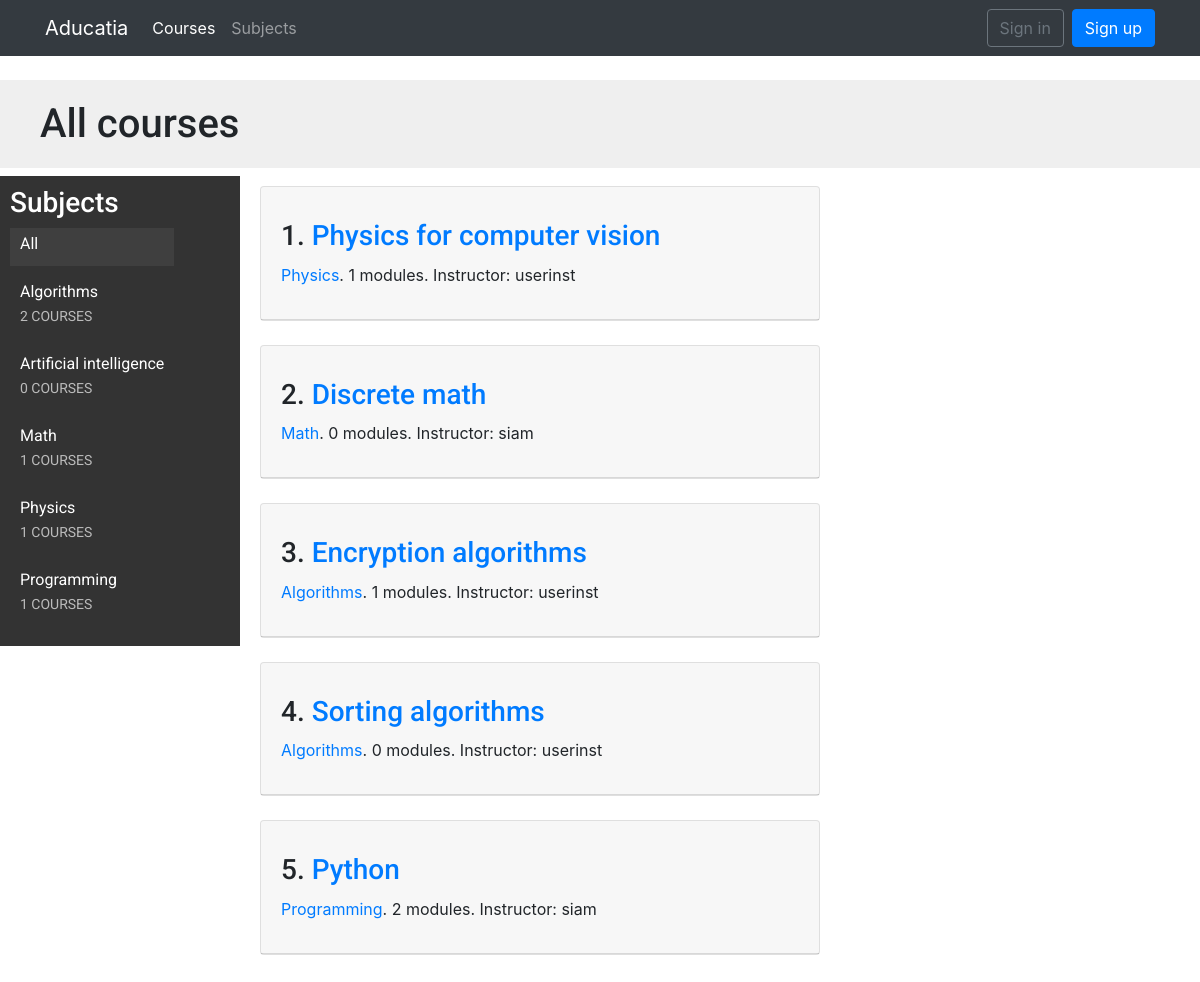
Page /courses/ on the committed database.
### courses/models.py (models this page shows, shortened)
class Subject(models.Model):
    title = models.CharField(max_length=200)
    slug = models.SlugField(max_length=200, unique=True)
    class Meta:
        ordering = ['title']
    def __str__(self):
        return self.title

class Course(models.Model):
    owner = models.ForeignKey(User,
                    related_name='courses_created',
                    on_delete=models.CASCADE)
    subject = models.ForeignKey(Subject, related_name='courses',
                        on_delete=models.CASCADE)
    title = models.CharField(max_length=200)
    slug = models.SlugField(max_length=200, unique=True)
    overview = models.TextField()
    created = models.DateTimeField(auto_now_add=True)
    students = models.ManyToManyField(User,
                                      related_name='courses_joined',
                                      blank=True)
    class Meta:
        ordering = ['-created']

### courses/views.py (the view)
# urls.py: path('courses/', CourseListView.as_view(), name='course_list'),
class CourseListView(TemplateResponseMixin, View):
    model = Course
    template_name = 'courses/course/list.html'
    def get(self, request, subject=None):
        subjects = Subject.objects.annotate(
                            total_courses=Count('courses'))
        courses = Course.objects.annotate(
                            total_modules=Count('modules'))
        if subject:
            subject = get_object_or_404(Subject, slug=subject)
            courses = courses.filter(subject=subject)
        return self.render_to_response({'subjects': subjects,
                                        'subject': subject,
                                        'courses': courses})

### templates/courses/course/list.html (shortened to what this page needs)
{% extends "base.html" %}
{% block content %}
<h1>
    {% if subject %}
        {{ subject.title }} courses
    {% else %}
        All courses
    {% endif %}
</h1>
<div class="contents">
    <h3>Subjects</h3>
    <ul id="modules">
        <li {% if not subject %}class="selected"{% endif %}>
            <a href="{% url "course_list" %}">All</a>
        </li>
        {% for s in subjects %}
            <li {% if subject == s %}class="selected"{% endif %}>
                <a href="{% url "course_list_subject" s.slug %}">
                    {{ s.title }}
                    <br><span>{{ s.total_courses }} courses</span>
                </a>
            </li>
        {% endfor %}
    </ul>
</div>
<div class="module">
    {% for course in courses %}
        {% with subject=course.subject %}
        <div class="card">
      <div class="card-header">
            <h3>{{forloop.counter}}. <a href="{% url "course_detail" course.slug %}">{{ course.title }}</a></h3>
            <p>
                <a href="{% url "course_list_subject" subject.slug %}">{{ subject }}</a>.
                {{ course.total_modules }} modules.
                Instructor: {{ course.owner }}
            </p>
          </div>
</div>
        {% endwith %}
        <br>
    {% endfor %}
</div>
{% endblock %}

### templates/base.html (shortened to what this page needs)
{% load course %}
{% load static %}
<!DOCTYPE html>
<html>
<head>
<link href='{% static "css/slider.css" %}' rel="stylesheet">
  <link href='{% static "css/base.css" %}' rel="stylesheet">
    <link rel="stylesheet" href="https://stackpath.bootstrapcdn.com/bootstrap/4.3.1/css/bootstrap.min.css"/>
</head>
<body>
  {% include 'base/navbar.html' %}
    <div id="content">
      {% block content %}
      {% endblock %}
    </div>
</body>
</html>

### templates/base/navbar.html (shortened to what this page needs)
{% load course %}
{% url 'course_list' as course_list %}
{% url 'home' as home_url %}
{% url 'sub_list' as subject_url %}
{% url 'manage_course_list' as mine %}
{% url 'student_course_list' as std %}
{% url 'course_create' as create_url %}
<div  class="navbar navbar-expand-md navbar-dark bg-dark mb-4">
  <div class="container">
    <a href="{{ home_url }}" class=" navbar-brand">Aducatia</a>
<div class="collapse navbar-collapse" id="navbarSupportedContent">
     <ul class="navbar-nav mr-auto">
       <li class="nav-item {% if request.path == course_list %}active{% endif %}">
         <a class="nav-link" href="{{ course_list }}">Courses <span class="sr-only">(current)</span></a>
       </li>
       <li class="nav-item {% if request.path == subject_url %}active{% endif %}">
         <a class="nav-link" href="{{ subject_url }}">Subjects</a>
       </li>
     </ul>
 </div>
<div class="collapse navbar-collapse" id="navbarSupportedContent">
  {% if user.is_authenticated %}
    <ul class="navbar-nav ml-auto">
      <li class="nav-item">
        <a class="nav-link dropdown-toggle" href="#" id="userMenu"
           data-toggle="dropdown" aria-haspopup="true" aria-expanded="false">
          {{ user.username }}
        </a>
        <div class="dropdown-menu dropdown-menu-right" aria-labelledby="userMenu">
                    {% if request.user.is_staff %}
                    <a href="{% url 'admin:index' %}" class="dropdown-item admin-panel-button" style="background: none; border: none; color: inherit; padding: 0; display: flex; text-align: center;   justify-content: center;">Admin panel</a>
          {% endif %}
                {% if request.user|has_group:"Instructors" %}
          <a class="dropdown-item" href="{{mine}}" style="color: inherit; padding: 0; display: flex; text-align: center;   justify-content: center">My Courses</a>
          <a class="dropdown-item" href="{{create_url}}" style="color: inherit; padding: 0; display: flex; text-align: center;   justify-content: center">Create Course</a>
          {% endif %}
             <a class="nav-link" href="{{ std }}" style="color: inherit; padding: 0; display: flex; text-align: center;   justify-content: center">Enrolled Courses</a>
          <div class="dropdown-divider"></div>
              <form method="POST" action="{% url 'logout' %}" style="display: flex; text-align: center;">
                {% csrf_token %}
                <button type="submit" class="dropdown-item" style="background: none; border: none; color: inherit; padding: 0;">
                  Logout
                </button>
              </form>
        </div>
      </li>
    </ul>
  {% else %}
    <form class="form-inline ml-auto">
      <a href="{% url 'login' %}" class="btn btn-outline-secondary">Sign in</a>
      <a href="{% url 'student_registration' %}" class="btn btn-primary ml-2">Sign up</a>
    </form>
  {% endif %}
</div>
  </div>
</div>

### static/css/base.css (style rules this page uses)
body { margin:0; font-family:'Roboto', sans-serif; font-weight:400; color:#333; }
a { color:#3fad37; text-decoration:none; }
ul { float:left; }
h1, h2, h3, h4, h5, h6 { font-family:'Roboto', sans-serif; font-weight:300; }
h1 { background:#efefef; width:100%; overflow:auto; padding:20px 0 20px 40px; margin:0; }
.module { padding:10px 20px; float:left; width:600px; }
.module h3 { margin:20px 0 0; padding:0; width:100%; }
.module p { margin:10px 0 20px; width:100%; float:left; }
.contents { width:20%; padding:10px; float:left; background:#333; color: #fff; font-family:'Roboto', sans-serif; }
.contents ul { list-style:none; margin:0; padding:0; }
.contents ul li { margin:0 0 10px 0; padding:4px 10px 10px; overflow:auto; }
.contents ul li.selected { background:#3f3f3f; }
.contents ul span { text-transform:uppercase; color:#bbb; font-size:14px; }
.contents ul a { display:block; color:#fff; text-decoration:none; }

### rows in the picture
Subject: title "Algorithms", total_courses "2"
Subject: title "Artificial intelligence", total_courses "0"
Subject: title "Math", total_courses "1"
Subject: title "Physics", total_courses "1"
Subject: title "Programming", total_courses "1"
Course: title "Physics for computer vision", subject "Physics", total_modules "1", owner "userinst"
Course: title "Discrete math", subject "Math", total_modules "0", owner "siam"
Course: title "Encryption algorithms", subject "Algorithms", total_modules "1", owner "userinst"
Course: title "Sorting algorithms", subject "Algorithms", total_modules "0", owner "userinst"
Course: title "Python", subject "Programming", total_modules "2", owner "siam"
